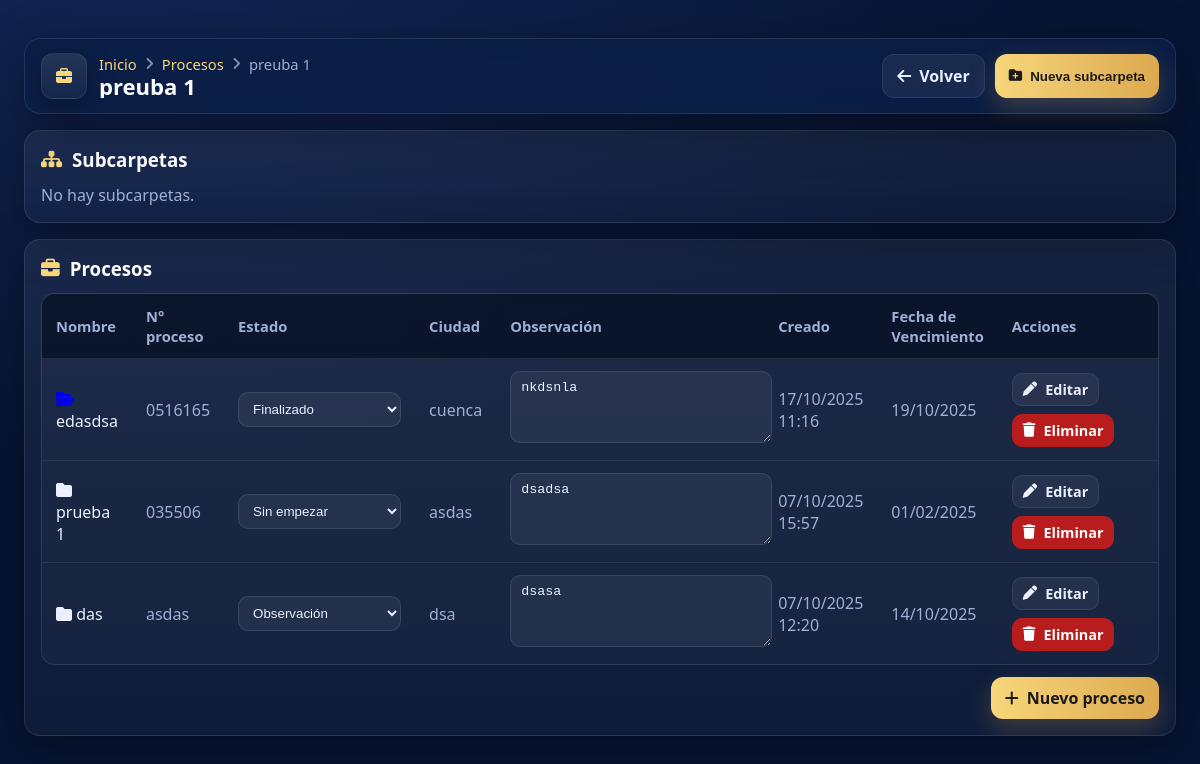
Screenshot of /procesos/carpeta/13/ with the database file from the repository.
### procesos/models.py (models this page shows, shortened)
class CarpetaProceso(models.Model):
    nombre = models.CharField(max_length=200)
    padre = models.ForeignKey(
        "self",
        null=True,
        blank=True,
        related_name="hijas",
        on_delete=models.CASCADE,
    )
    orden = models.PositiveIntegerField(default=1)
    es_documento = models.BooleanField(default=False)
    class Meta:
        ordering = ["orden", "nombre"]

class Proceso(models.Model):
    ESTADOS = [
        ("SIN", "Sin empezar"),
        ("CUR", "En curso"),
        ("FIN", "Finalizado"),
        ("OBS", "Observación"),
        ("CAM", "Cambio de abogado"),
        ("CA", "Casación"),
    ]
    carpeta = models.ForeignKey(CarpetaProceso, related_name="procesos", on_delete=models.CASCADE)
    nombre = models.CharField(max_length=255)
    numero_proceso = models.CharField(max_length=50, blank=True)
    estado = models.CharField(max_length=3, choices=ESTADOS, default="SIN")
    fecha_revision = models.DateField(null=True, blank=True)
    ciudad = models.CharField(max_length=120, blank=True)
    observacion = models.TextField(blank=True, null=True)
    creado_por = models.ForeignKey(User, on_delete=models.SET_NULL, null=True, blank=True)
    carpeta_documentos = models.ForeignKey(
        'CarpetaProceso',
        on_delete=models.SET_NULL,
        null=True,
        blank=True,
        related_name='procesos_documentales',
        verbose_name='Carpeta documental (auto)'
    )
    creado_en = models.DateTimeField(auto_now_add=True)
    actualizado_en = models.DateTimeField(auto_now=True)
    class Meta:
        ordering = ["-creado_en"]

### procesos/views.py (the view)
# urls.py: path("carpeta/<int:carpeta_id>/", views.carpeta_detalle, name="carpeta_detalle"),
def carpeta_detalle(request, carpeta_id: int):
    carpeta = get_object_or_404(CarpetaProceso, pk=carpeta_id)
    es_documento = is_under_documentos(carpeta) or bool(getattr(carpeta, "es_documento", False))
    hijas = carpeta.hijas.all().order_by("orden", "nombre")
    page_obj = None
    docs = None
    procesos = None
    if es_documento:
        docs = carpeta.documentos.all().order_by( "-id")
        paginator = Paginator(docs, 20)
        page_obj = paginator.get_page(request.GET.get("page"))
    else:
        procesos = carpeta.procesos.all()
        q = (request.GET.get("q") or "").strip()
        if q:
            procesos = procesos.filter(
                Q(nombre__icontains=q) |
                Q(numero_proceso__icontains=q) |
                Q(ciudad__icontains=q)
            )
        procesos = procesos.order_by("-creado_en", "-id")
        paginator = Paginator(procesos, 20)
        page_obj = paginator.get_page(request.GET.get("page"))
    return render(request, "procesos/carpeta_detalle.html", {
        "carpeta": carpeta,
        "hijas": hijas,
        "es_documento": es_documento,
        "page_obj": page_obj,
        "docs": docs,
        "procesos": procesos,
    })

### procesos/views.py (called while the page is built)
def is_under_documentos(carpeta: CarpetaProceso | None) -> bool:
    if carpeta is None:
        return False
    root = carpeta
    while root.padre_id:
        root = root.padre
    return (root.nombre or "").strip().lower() == "documentos"

### templates/procesos/carpeta_detalle.html (shortened to what this page needs)
{% extends "base.html" %}
{% load static %}
{% block content %}
<link rel="stylesheet" href="https://cdnjs.cloudflare.com/ajax/libs/font-awesome/6.5.1/css/all.min.css"/>
<div class="wrap">
  <div class="hdr">
    <div class="left">
      <div class="ico"><i class="fa {% if es_documento %}fa-folder{% else %}fa-briefcase{% endif %}"></i></div>
      <div>
        <div class="crumbs">
          <a href="{% url 'dashboard' %}">Inicio</a> <i class="fa fa-angle-right"></i>
          {% if es_documento %}
            <a href="{% url 'procesos:documentos_lista' %}">Documentos</a>
          {% else %}
            <a href="{% url 'procesos:lista' %}">Procesos</a>
          {% endif %}
          <i class="fa fa-angle-right"></i> <span>{{ carpeta.nombre }}</span>
        </div>
        <h2 class="title">{{ carpeta.nombre }}</h2>
      </div>
    </div>
    <div class="bar">
      {% if es_documento %}
        <a class="btn" href="{% url 'procesos:documentos_lista' %}"><i class="fa fa-arrow-left"></i> Volver</a>
        <a class="btn" href="{% url 'procesos:subir_documento' %}?carpeta={{ carpeta.id }}"><i class="fa fa-upload"></i> Subir documento</a>
      {% else %}
        <a class="btn" href="{% url 'procesos:lista' %}"><i class="fa fa-arrow-left"></i> Volver</a>
      {% endif %}
      <button id="btnNuevaSub" class="btn primary"><i class="fa fa-folder-plus"></i> Nueva subcarpeta</button>
    </div>
  </div>
  <div class="card">
    <h3 class="section-title"><i class="fa fa-sitemap"></i> Subcarpetas</h3>
    {% if hijas %}
      <div class="grid">
        {% for h in hijas %}
          <div class="folder">
            <div class="fhead">
              <a class="fname" href="{% url 'procesos:carpeta_detalle' h.id %}">
                <i class="fa fa-folder"></i> <span>{{ h.nombre }}</span>
              </a>
              <div class="btns" style="display:flex;gap:8px;">
                {% if es_documento %}
                  <a class="btn icon" href="{% url 'procesos:subir_documento' %}?carpeta={{ h.id }}" title="Subir a esta carpeta">
                    <i class="fa fa-upload"></i>
                  </a>
                {% endif %}
                <button class="btn icon" data-action="sub" data-id="{{ h.id }}" title="Nueva subcarpeta">
                  <i class="fa fa-plus"></i>
                </button>
              </div>
            </div>
            <div class="badge"><i class="fa fa-layer-group"></i> subcarpetas</div>
          </div>
        {% endfor %}
      </div>
    {% else %}
      <div class="muted">No hay subcarpetas.</div>
    {% endif %}
  </div>
  {% if es_documento %}
    <div class="card">
      <h3 class="section-title"><i class="fa fa-file-lines"></i> Documentos</h3>
      {% if docs and docs|length %}
        <div class="table-wrap">
          <table>
            <thead>
              <tr>
                <th>Nombre</th>
                <th>Versión</th>
                <th>Subido por</th>
                <th>Acciones</th>
              </tr>
            </thead>
            <tbody>
              {% for d in docs %}
                <tr>
                  <td><span class="docname"><i class="fa fa-file"></i> {{ d.nombre }}</span></td>
                  <td>v{{ d.version }}</td>
                  <td class="muted">{{ d.subido_por|default:"—" }}</td>
                  <td>
                    <a class="btn" href="{% url 'procesos:descargar' d.id %}" target="_blank" rel="noopener">
                      <i class="fa fa-download"></i> Ver / Descargar
                    </a>
                  </td>
                </tr>
              {% endfor %}
            </tbody>
          </table>
        </div>
      {% else %}
        <div class="muted">No hay documentos.</div>
      {% endif %}
    </div>
  {% else %}
    <div class="card">
      <h3 class="section-title"><i class="fa fa-briefcase"></i> Procesos</h3>
      {% if page_obj and page_obj.object_list %}
        <div class="table-wrap">
          <table>
            <thead>
              <tr>
                <th>Nombre</th>
                <th>N° proceso</th>
                <th>Estado</th>
                <th>Ciudad</th>
                <th>Observación</th>
                <th>Creado</th>
                <th>Fecha de Vencimiento</th>
                <th style="width:170px;">Acciones</th>
              </tr>
            </thead>
            <tbody>
            {% for p in page_obj %}
              <tr>
                <td class="nombre-cell">
                  {% if p.carpeta_documentos_id %}
                    <a href="{% url 'procesos:carpeta_detalle' p.carpeta_documentos_id %}"
                       class="folder-link"
                       title="Abrir carpeta documental"
                       onclick="event.stopPropagation();">
                      <i class="fa fa-folder-open"></i>
                    </a>
                  {% else %}
                    <i class="fa fa-folder"></i>
                  {% endif %}
                  {{ p.nombre }}
                </td>
                <td class="muted">{{ p.numero_proceso|default:"—" }}</td>
                <td>
                  <select class="inline-select js-inline-select"
                          data-id="{{ p.id }}"
                          data-field="estado">
                    <option value="SIN" {% if p.estado == "SIN" %}selected{% endif %}>Sin empezar</option>
                    <option value="FIN" {% if p.estado == "FIN" %}selected{% endif %}>Finalizado</option>
                    <option value="OBS" {% if p.estado == "OBS" %}selected{% endif %}>Observación</option>
                  </select>
                </td>
                <td class="muted">{{ p.ciudad|default:"—" }}</td>
                <td style="min-width:240px;max-width:420px;">
                  <textarea class="inline-text js-inline-text"
                            data-id="{{ p.id }}"
                            data-field="observacion"
                            rows="1"
                            placeholder="Escribe una observación y sal del campo para guardar…">{{ p.observacion|default_if_none:'' }}</textarea>
                </td>
                <td class="muted">{{ p.creado_en|date:"d/m/Y H:i" }}</td>
                <td class="muted">
                  {% if p.fecha_revision %}{{ p.fecha_revision|date:"d/m/Y" }}{% else %}—{% endif %}
                </td>
                  <td>
                      <div style="display:flex; gap:8px; flex-wrap:wrap;">
                        <a class="btn sm" href="{% url 'procesos:proceso_editar' p.id %}?next={{ request.get_full_path|urlencode }}">
                          <i class="fa fa-pen"></i> Editar
                        </a>
                        <a class="btn sm danger" href="{% url 'procesos:proceso_eliminar' p.id %}?next={{ request.get_full_path|urlencode }}">
                          <i class="fa fa-trash"></i> Eliminar
                        </a>
                  </div>
                </td>
              </tr>
            {% endfor %}
            </tbody>
          </table>
        </div>
      {% else %}
        <div class="muted">No hay procesos.</div>
      {% endif %}
      <div style="margin-top:12px; display:flex; justify-content:flex-end;">
        <a class="btn primary" href="{% url 'procesos:proceso_nuevo' carpeta.id %}"><i class="fa fa-plus"></i> Nuevo proceso</a>
      </div>
    </div>
  {% endif %}
</div>
{% endblock %}

### templates/base.html (style rules this page uses)
:root { --navy:#0A1A2F; --navy-2:#0f223b; --gold:#D4AF37; --gold-2:#f1c66d; --text:#0A1A2F; --muted:#637082; --card:#ffffff; --radius:16px; --shadow:0 8px 22px rgba(0,0,0,.18); --shadow-soft:0 6px 16px rgba(0,0,0,.12); }
html,body { height:100%; }
body { margin:0; font-family: "Segoe UI", Roboto, system-ui, -apple-system, Arial, sans-serif; color:var(--text); background: var(--navy); }
.card { background:var(--card); border-radius:var(--radius); box-shadow:var(--shadow-soft); padding:20px; }
.muted { color:var(--muted); }
h1,h2,h3 { margin:0 0 .4rem 0; }
.btn { display:inline-block; text-decoration:none; text-align:center; cursor:pointer; border:0; border-radius:12px; padding:12px 16px; font-weight:700; }

### rows the page displays
CarpetaProceso: nombre "preuba 1"
Proceso: nombre "edasdsa", numero_proceso "0516165", estado+id "Finalizado", ciudad "cuenca", id "nkdsnla", creado_en "17/10/2025 11:16", fecha_revision "19/10/2025"
Proceso: nombre "prueba 1", numero_proceso "035506", estado+id "Sin empezar", ciudad "asdas", id "dsadsa", creado_en "07/10/2025 15:57", fecha_revision "01/02/2025"
Proceso: nombre "das", numero_proceso "asdas", estado+id "Observación", ciudad "dsa", id "dsasa", creado_en "07/10/2025 12:20", fecha_revision "14/10/2025"
